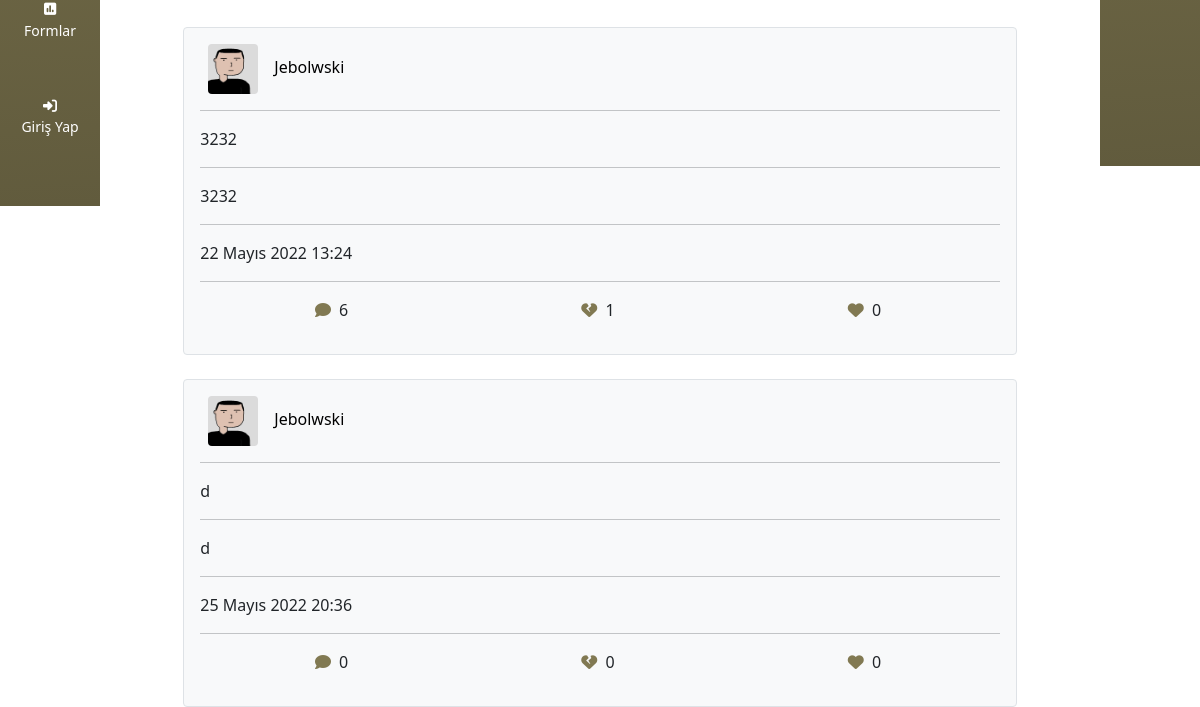
Page /profil/jebolwski/ (lower part) on the earlier database version.
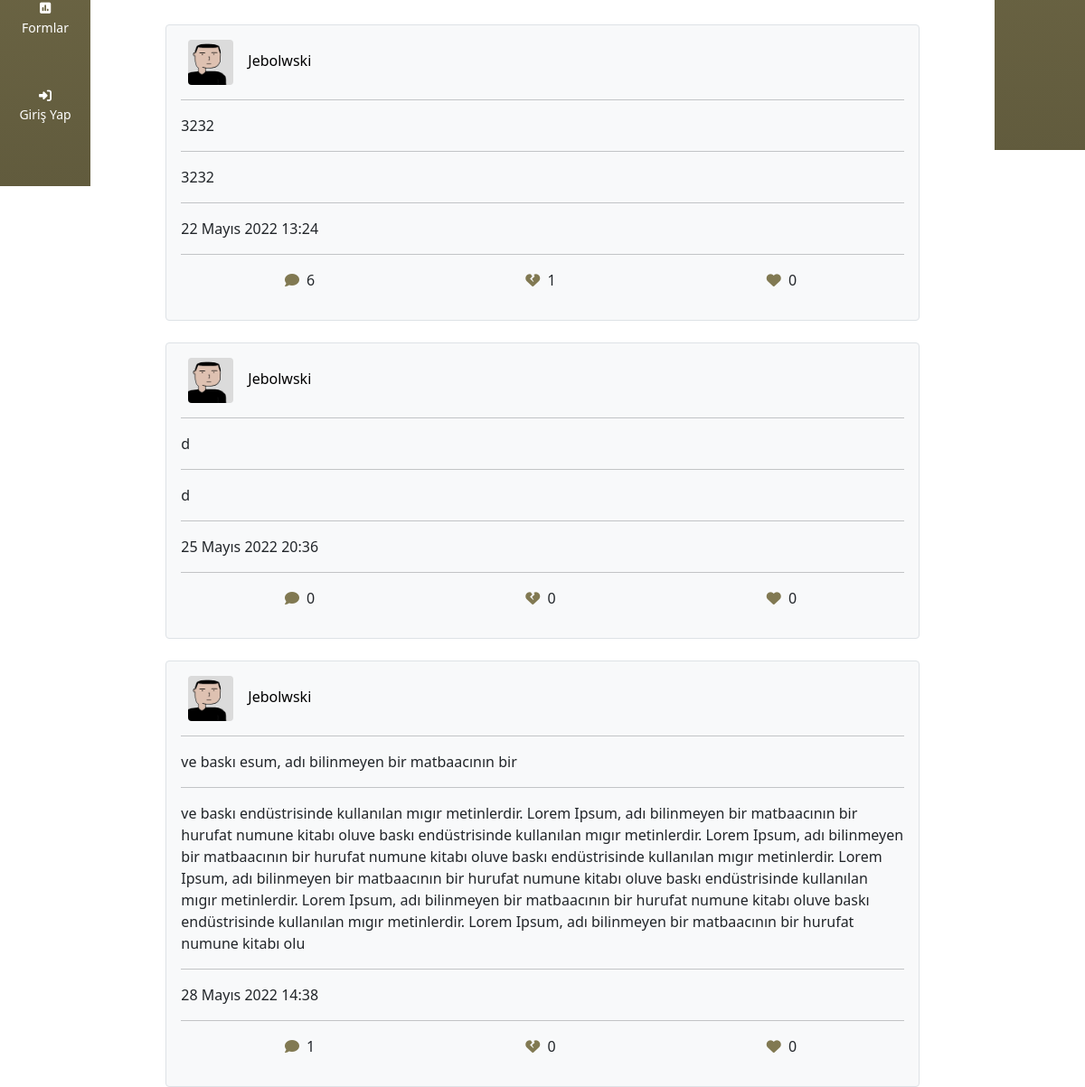
Same page on the later database version.
### base/models.py (models this page shows, shortened)
class ForumSoru(models.Model):
    profil = models.ForeignKey(ProfilFoto,on_delete=models.CASCADE,null=True,blank=True)
    baslik = models.CharField(max_length=100,null=False,blank=False)
    baslik_slug = models.SlugField(unique=True,null=False,blank=False)
    soru = models.TextField(max_length=1000,null=False,blank=False)
    guncellenme_tarihi     = models.DateTimeField(auto_now=True,blank=True, null=True)
    olusturulma_tarihi     = models.DateTimeField(auto_now_add=True, blank=True, null=True)
    likes = models.ManyToManyField(User,related_name='likes1',default=None,blank=True)
    dislikes = models.ManyToManyField(User,related_name='dislikes1',default=None,blank=True)
    goruldu = models.ManyToManyField(User,related_name='goruldu_soru',default=None,blank=True)
    def cevap_sayisi(self):
        uzunluk = len(ForumSoruCevap.objects.filter(soru_id=self.id))
        return uzunluk

class ProfilFoto(models.Model):
    user = models.ForeignKey(User,on_delete=models.CASCADE,null=True,blank=True)
    username = models.CharField(max_length=160,null=True,blank=True)
    username_slug = models.CharField(max_length=160,null=True,blank=True)
    biyografi = models.CharField(max_length=160,null=True,blank=True)
    resim = models.ImageField(upload_to="profil_foto",null=False,blank=False,default='profil_foto/default-profile.jpg')
    arka_plan = models.ImageField(upload_to="arka_plan",null=True,blank=True)
    olusturulma_tarihi     = models.DateTimeField(auto_now_add=True, blank=True, null=True)
    guncellenme_tarihi     = models.DateTimeField(auto_now=True,blank=True, null=True)

### base/views.py (the view)
# urls.py: path("profil/<slug:my_slug>/",views.Profil,name="profil"),
def Profil(request,my_slug):
    profil_user = ProfilFoto.objects.get(username_slug=my_slug)
    cevap_profil_url="";
    if request.user.is_authenticated:
        cevap_profil_url=ProfilFoto.objects.get(user_id=request.user.id).resim
    user = User.objects.get(username = profil_user.username)
    haberler = Haberler.objects.all().order_by('-olusturulma_tarihi')[:5]
    forumlari = ForumSoru.objects.filter(profil_id=profil_user.id)
    if True:
        haber_bildirim=False
        ev_bildirim=False
        forum_bildirim=False
        form_bildirim=False
        oyuncu_bildirim=False
        iletisim1 = Iletisim.objects.all().order_by('-guncellenme_tarihi')
        haberler1 = Haberler.objects.all().order_by('-guncellenme_tarihi')
        forumlar1 = ForumSoru.objects.all().order_by('-guncellenme_tarihi')
        formlar1 = Sorular.objects.all().order_by('-guncellenme_tarihi')
        oyuncular1 = Kullanici.objects.all().order_by('-guncellenme_tarihi')
        for iletisim in iletisim1:
            if request.user not in iletisim.goruldu.all() and request.user.is_authenticated:
                ev_bildirim=True
                break;
        for haber in haberler1:
            if request.user not in haber.goruldu.all() and request.user.is_authenticated:
                haber_bildirim=True
                break;
        for forum in forumlar1:
            if request.user not in forum.goruldu.all() and request.user.is_authenticated:
                forum_bildirim=True
                break
        for form in formlar1:
            if request.user not in form.goruldu.all() and request.user.is_authenticated:
                form_bildirim=True
                break
        for oyuncu in oyuncular1:
            if request.user not in oyuncu.goruldu.all() and request.user.is_authenticated:
                oyuncu_bildirim=True
                break
    if OnayDurum.objects.all().filter(kisi_id=profil_user.user.id):
        durum = OnayDurum.objects.get(kisi_id=profil_user.user.id)
        context={'durum':durum,'haberler':haberler,'cevap_profil_url':cevap_profil_url,'user':user,'profil':profil_user,'forumlari':forumlari,'ev_bildirim':ev_bildirim,'haber_bildirim':haber_bildirim,
            'forum_bildirim':forum_bildirim,'form_bildirim':form_bildirim,'oyuncu_bildirim':oyuncu_bildirim}
    else:
        context={'haberler':haberler,'cevap_profil_url':cevap_profil_url,'user':user,'profil':profil_user,'forumlari':forumlari,'ev_bildirim':ev_bildirim,'haber_bildirim':haber_bildirim,
            'forum_bildirim':forum_bildirim,'form_bildirim':form_bildirim,'oyuncu_bildirim':oyuncu_bildirim}
    return render(request,"base/ayarlar/profil.html",context)

### base/templates/base/ayarlar/profil.html (shortened to what this page needs)
﻿{% extends 'base/ana.html' %} {% load static %} {% block content %}
</head>
<body>
    <aside class="side-navbar col-1">
            <ul class="p-0 text-center">
                <li>
                    <a href="{% url 'formlar' %}">
                        {% if form_bildirim %}
                        <svg class="col-6 col-md-4 col-lg-2" viewBox="0 0 189 189" fill="none" xmlns="http://www.w3.org/2000/svg">
                        <path d="M162 0C176.892 0 189 10.5519 189 23.5714V141.429C189 154.43 176.892 165 162 165H27C12.0867 165 0 154.43 0 141.429V23.5714C0 10.5519 12.0867 0 27 0H162ZM54 70.7143C46.5328 70.7143 40.5 75.981 40.5 82.5V117.857C40.5 124.376 46.5328 129.643 54 129.643C61.4672 129.643 67.5 124.376 67.5 117.857V82.5C67.5 75.981 61.4672 70.7143 54 70.7143ZM81 117.857C81 124.376 87.0328 129.643 94.5 129.643C101.967 129.643 108 124.376 108 117.857V47.1429C108 40.6239 101.967 35.3571 94.5 35.3571C87.0328 35.3571 81 40.6239 81 47.1429V117.857ZM135 94.2857C127.533 94.2857 121.5 99.5525 121.5 106.071V117.857C121.5 124.376 127.533 129.643 135 129.643C142.467 129.643 148.5 124.376 148.5 117.857V106.071C148.5 99.5525 142.467 94.2857 135 94.2857Z" fill="white"/>
                        <circle cx="151.5" cy="139.5" r="37.5" fill="#723535"/>
                        </svg>
                        {% else %}
                        <i class=" fa-solid fa-square-poll-vertical"></i>
                        {% endif %}
                        <p class="d-none d-md-block">Formlar</p>
                    </a>
                </li>
                <li>
                    {% if request.user.is_authenticated %}
                    <a href="{% url 'cikis-yap' %}">
                        <i class=" fa-solid fa-arrow-right-from-bracket"></i>
                        <p class="d-none d-md-block"> Çıkış Yap</p>
                    </a>
                    {% else %}
                    <a href="{% url 'giris-yap' %}">
                        <i class=" fa-solid fa-right-to-bracket"></i>
                        <p class="d-none d-md-block">Giriş Yap</p>
                    </a>
                    {% endif %}
                </li>
            </ul>
    </aside>
    <main class="col-11 col-lg-10 offset-1">
        <div class="profil-rest" style="height: 100vh;">
            {% if forumlari %}
            {% for forum in forumlari %}
                <div class="{{forum.id}} col-10 offset-1 border p-3 rounded mb-4 bg-light">
                        <a href="{% url 'profil' forum.profil.user.username|slugify %}" class="text-black text-decoration-none">
                        <img src="{{forum.profil.resim.url}}" class="col-2 col-lg-1 rounded mx-2 soru_profil_url" style="min-height: 50px;height: 2.98vh;width: 50px;"><span class="ms-2 soru_username">{{forum.profil.user.username}}</span>
                        </a>
                        <a href="{% url 'forum' forum.id %}" class="text-dark text-decoration-none">
                            <div>
                                <hr>
                                <span class="soru_baslik text-break">{{forum.baslik}}</span>
                                <hr>
                                <span class="soru_aciklama text-break">{{forum.soru}}</span>
                                <hr>
                                {{forum.guncellenme_tarihi}}
                            </div>
                            <hr>
                        </a>
                        <ul class="list-unstyled d-flex justify-content-around">
                                {% if request.user.is_authenticated %}
                                <li><i class="fa-solid fa-comment" onclick="cevapla(event)" style="cursor: pointer;" title="Yorum"></i> <span class="cevap_sayi">{{forum.cevap_sayisi}}</span></li>
                                <li>
                                    {% if request.user in forum.dislikes.all %}
                                        <i class="begenme fa-solid fa-heart-crack fa-md" style="cursor:pointer;color: black;" onclick="deneme(event,'{{forum.id}}')" title="Beğenme"></i>
                                    {% else %}
                                        <i class="begenme fa-solid fa-heart-crack fa-md" style="cursor:pointer" onclick="deneme(event,'{{forum.id}}')"  title="Beğenme"></i>
                                    {% endif %}
                                    <span class="begenme_sayi mx-1">{{forum.dislikes.all.count}}</span>
                                </li>
                                <li>
                                    {% if request.user in forum.likes.all %}
                                        <i class="begen fa-solid fa-heart fa-md" style="cursor:pointer;color: black;" onclick="deneme(event,'{{forum.id}}')" title="Beğen"></i>
                                    {% else %}
                                        <i class="begen fa-solid fa-heart fa-md" style="cursor:pointer" onclick="deneme(event,'{{forum.id}}')"  title="Beğen"></i>
                                    {% endif %}
                                    <span class="begen_sayi mx-1">{{forum.likes.all.count}}</span>
                                </li>
                                {% else %}
                                <li>
                                    <a href="{% url 'giris-yap' %}"><i class="fa-solid fa-comment" style="cursor:pointer" title="Yorum"></i></a>
                                    <span class="begen_sayi mx-1">{{forum.cevap_sayisi}}</span>
                                </li>
                                <li>
                                    <a href="{% url 'giris-yap' %}"><i class="fa-solid fa-heart-crack" style="cursor:pointer" title="Beğenme"></i></a>
                                    <span class="begen_sayi mx-1">{{forum.likes.all.count}}</span>
                                </li>
                                <li>
                                    <a href="{% url 'giris-yap' %}"><i class="fa-solid fa-heart" style="cursor:pointer"  title="Beğen"></i></a>
                                    <span class="begenme_sayi mx-1">{{forum.dislikes.all.count}}</span>
                                </li>
                                {% endif %}
                        </ul>
                </div>
            {% endfor %}
            {% else %}
                <h4 class="pt-5 text-center">Okunacak forum yok...</h4>
            {% endif %}
        </div>
    </main>
    <aside style="z-index: 10;" class="haberler col-1 offset-11 d-none d-lg-block">
    </aside>
</body>
</html>
{% endblock content %}

### base/templates/base/ana.html (shortened to what this page needs)
<!DOCTYPE html>
<html lang="en">
  {% load static %}
  <head>
    <link
      href="https://cdn.jsdelivr.net/npm/bootstrap@5.1.3/dist/css/bootstrap.min.css"
      rel="stylesheet"
    />
    <link rel="stylesheet" href="{% static 'css/style.css' %}" />
  </head>
  <body>
    {% block content %} {% endblock content %}
  </body>
</html>

### base/static/css/style.css (style rules this page uses)
* { margin: 0; padding: 0; -webkit-box-sizing: border-box; box-sizing: border-box; }
body { overflow-x: hidden; }
body aside { background: linear-gradient(177deg, #817952 0%, #615b3d 100%); font-size: 15px; }
.side-navbar { z-index: 100; left: 0; position: fixed; }
.side-navbar ul { height: 100vh; display: -webkit-box; display: -ms-flexbox; display: flex; margin-top: 0; -webkit-box-orient: vertical; -webkit-box-direction: normal; -ms-flex-direction: column; flex-direction: column; -webkit-box-pack: space-evenly; -ms-flex-pack: space-evenly; justify-content: space-evenly; }
.side-navbar ul li a { color: white; text-decoration: none; text-align: center; font-size: 17px; -webkit-transition: 1s; transition: 1s; }
.side-navbar ul li a i, .side-navbar ul li a svg { -webkit-transition: 2s; transition: 2s; }
main i { color: #817952; }
main .profil-rest { position: relative; z-index: 3; border-top: 3px solid #726c35; background-color: white; }
.haberler { position: fixed; top: 0; right: 0; height: 100vh; color: white; }
@media only screen and (max-width: 1366px) { .side-navbar ul { list-style: none; } }
@media only screen and (max-width: 1366px) { .side-navbar ul li { list-style: none; } }
@media only screen and (max-width: 1366px) { .side-navbar ul li a { font-size: 14px; text-align: center; } }

### base/templates/base/ayarlar/profil.html (style rules this page uses)
body { overflow-y: auto; }

Differences in the rows shown:
added ForumSoru: profil.resim (picture), profil.user.username "Jebolwski", baslik "ve baskı esum, adı bilinmeyen bir matbaacının bir", soru "ve baskı endüstrisinde kullanılan mıgır metinlerdir. Lorem Ipsum, adı bilinmeyen bir matbaacının bir hurufat numune kitabı oluve baskı endüstrisinde kullanılan mıgır metinlerdir. Lorem Ipsum, adı bilinmeyen bir matbaacının bir hurufat numune kitabı oluve baskı endüstrisinde kullanılan mıgır metinlerdir. Lorem Ipsum, adı bilinmeyen bir matbaacının bir hurufat numune kitabı oluve baskı endüstrisinde kullanılan mıgır metinlerdir. Lorem Ipsum, adı bilinmeyen bir matbaacının bir hurufat numune kitabı oluve baskı endüstrisinde kullanılan mıgır metinlerdir. Lorem Ipsum, adı bilinmeyen bir matbaacının bir hurufat numune kitabı olu", guncellenme_tarihi "28 Mayıs 2022 14:38", cevap_sayisi "1", likes.all.count "0", dislikes.all.count "0"
